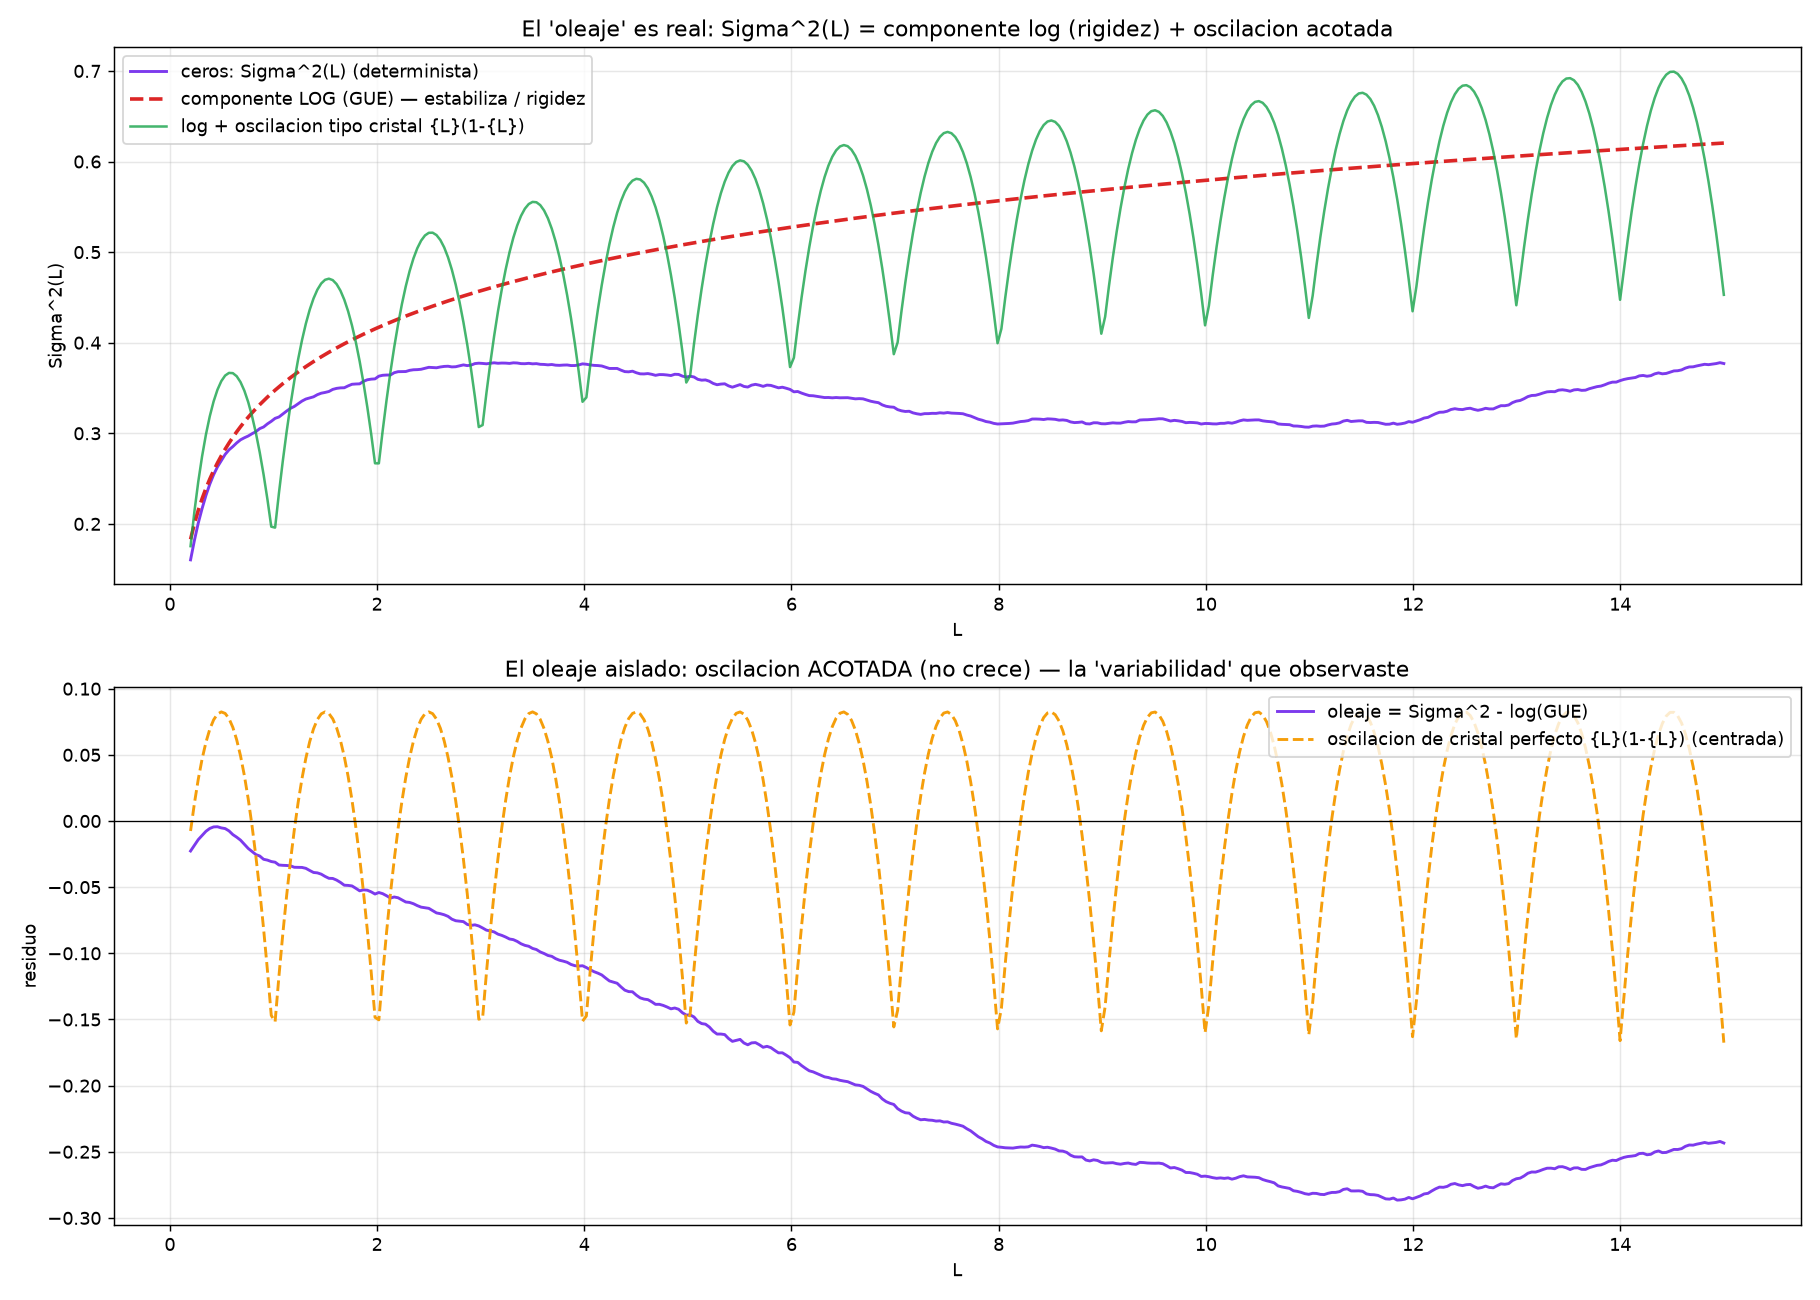

The Python source for this figure:
"""
El 'oleaje' en Sigma^2(L): descomponer rigidez = log (GUE) + oscilacion.

Calculamos Sigma^2(L) de forma DETERMINISTA (deslizando la ventana densamente,
sin ruido de muestreo) para ver la oscilacion real.

Comparamos con:
  - GUE suave: (1/pi^2) ln L  -> el componente que ESTABILIZA (rigidez, no diverge)
  - 'picket fence' {L}(1-{L}) -> oscilacion triangular pura de un cristal perfecto
La hipotesis del usuario: envolvente = log + oscilacion. El log da la rigidez;
la oscilacion (acotada, tipo cristal/primos) da la variabilidad.
"""
import math
import numpy as np
import matplotlib.pyplot as plt

g = np.loadtxt("zeros_10000.txt")
def N_smooth(t):
    x = t/(2*math.pi); return x*math.log(x) - x + 7/8
w = np.array([N_smooth(t) for t in g]); w = w[np.isfinite(w)]; w -= w[0]
Wmax = w[-1]

# Sigma^2(L) DETERMINISTA: deslizar ventana con paso fino
Ls = np.linspace(0.2, 15, 400)
starts = np.arange(0, Wmax - 15, 0.15)
sig2 = np.empty_like(Ls)
for i, L in enumerate(Ls):
    cnt = np.searchsorted(w, starts + L) - np.searchsorted(w, starts)
    sig2[i] = cnt.var()

# componentes teoricos
gue = (1/math.pi**2)*(np.log(2*math.pi*Ls) + 0.5772156649 + 1)  # rigidez (log)
frac = Ls - np.floor(Ls)
picket = frac*(1-frac)                                          # oscilacion cristal

fig, (ax1, ax2) = plt.subplots(2, 1, figsize=(14, 10))

# panel 1: la senal y sus dos componentes
ax1.plot(Ls, sig2, color="#7c3aed", linewidth=1.6, label="ceros: Sigma^2(L) (determinista)")
ax1.plot(Ls, gue, color="#dc2626", linewidth=2, linestyle="--",
         label="componente LOG (GUE) — estabiliza / rigidez")
ax1.plot(Ls, gue + picket - picket.mean(), color="#16a34a", linewidth=1.4, alpha=0.8,
         label="log + oscilacion tipo cristal {L}(1-{L})")
ax1.set_title("El 'oleaje' es real: Sigma^2(L) = componente log (rigidez) + oscilacion acotada")
ax1.set_xlabel("L"); ax1.set_ylabel("Sigma^2(L)")
ax1.grid(True, alpha=0.3); ax1.legend(loc="upper left")

# panel 2: el residuo (oleaje) aislado
residuo = sig2 - gue
ax2.plot(Ls, residuo, color="#7c3aed", linewidth=1.6, label="oleaje = Sigma^2 - log(GUE)")
ax2.plot(Ls, picket - picket.mean(), color="#f59e0b", linewidth=1.6, linestyle="--",
         label="oscilacion de cristal perfecto {L}(1-{L}) (centrada)")
ax2.axhline(0, color="black", linewidth=0.7)
ax2.set_title("El oleaje aislado: oscilacion ACOTADA (no crece) — la 'variabilidad' que observaste")
ax2.set_xlabel("L"); ax2.set_ylabel("residuo")
ax2.grid(True, alpha=0.3); ax2.legend(loc="upper right")

plt.tight_layout()
plt.savefig("oleaje_rigidez.png", dpi=130)
print("Guardado: oleaje_rigidez.png")
print(f"amplitud del oleaje (desv del residuo) = {residuo.std():.4f}  (ACOTADA, no diverge)")
print(f"rango del residuo: [{residuo.min():.3f}, {residuo.max():.3f}]")
